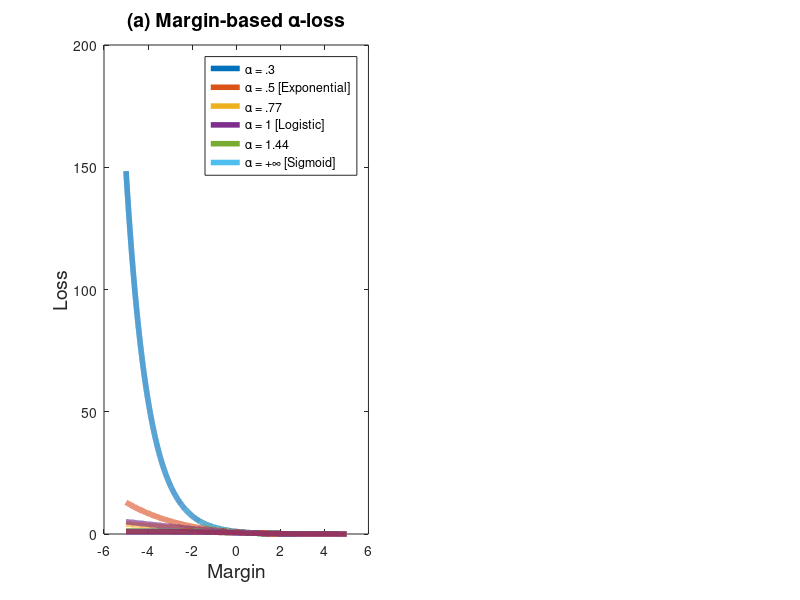

This chart was generated by the following MATLAB code: (Note: this script raises an error after producing the figure.)
a = [.5,.75,1.1,5,200];
l = max(length(a));
M = 10000;
z = linspace(-5,5,M);
f = zeros(l,M);
g = zeros(1,M);
h = zeros(1,M);

for i = 1:1:M
    g(i) = log(1+exp(-z(i)));
end

for i = 1:1:M
    h(i) = 1/(1+exp(z(i)));
end    
    
for i = 1:1:l
    for j = 1:1:M
        %f(i,j) = ((a(i)/(a(i)-1))*(1 - (1./(1+exp(-z(j)/a(i)))).^(1-1/a(i))));
        f(i,j) = ((a(i)/(a(i)-1))*(1 - (1./(1+exp(-z(j)))).^(1-1/a(i))));
        %f(i,j) = (1+exp(z(j)))^(1/a(i))/((1+exp(z(j)))^(1/a(i)) + (1+exp(-z(j)))^(1/a(i)));
        %f(i,j) = log(exp((1-z(j))*a(i)) + 1)/a(i);
        %f(i,j) = (1+(exp(2*a(i)) + exp(a(i)*(1-z(j))))/(exp(2*a(i)) + exp(a(i)*(1+z(j)))))^(-1);
    end
end
figure1=figure('Position', [100, 100, 1200, 350]);

subplot(1,2,1);
plot(z,f(1,:),'LineWidth',4)
hold on
plot(z,f(2,:),'LineWidth',4)
hold on
plot(z,f(3,:),'LineWidth',4)
hold on
plot(z,g,'LineWidth',4)
hold on
plot(z,f(4,:),'LineWidth',4)
hold on
plot(z,f(5,:),'LineWidth',4)
hold on
%plot(z,f(6,:),'LineWidth',4)
%hold on
rad = 14;
rad1 = 17;
plot(z,h,'LineWidth',4)
hold on
title('(a) Margin-based \alpha-loss','FontSize',rad)
xlabel('Margin','FontSize',rad)
ylabel('Loss','FontSize',rad)
lgd = legend('\alpha = .3', '\alpha = .5 [Exponential]','\alpha = .77','\alpha = 1 [Logistic]','\alpha = 1.44','\alpha = +\infty [Sigmoid]','Location','northeast');
lgd.FontSize = rad1;
ylim([0, 5])
set(gca,'fontsize',20)

%%%%%%%%%%%%%%%%%

%a = [0.4,0.5,0.65,2];
l = max(length(a));
M = 10000;

x = linspace(0,1,M);

n = max(size(a));
fo = zeros(M,n);
go = zeros(M,1);
ho = zeros(M,1);

for j = 1:1:n
    for i = 1:1:M
        fo(i,j) =(a(j)/(a(j)-1))*(1 - ((x(i).^(a(j)/(a(j)-1) + a(j)))/(x(i).^(a(j)) + (1-x(i)).^(a(j)))).^(1-(1/a(j))) - (((1-x(i)).^(a(j)/(a(j)-1) + a(j)))/(x(i).^(a(j)) + (1-x(i)).^(a(j)))).^(1-(1/a(j))));
    end
end

for i = 1:1:M
    go(i) = -x(i)*log(x(i)) - (1-x(i))*log(1-x(i));
end

for i = 1:1:M
    if x(i) >= 1-x(i)
        ho(i) = 1 - x(i);
    else
        ho(i) = x(i);
    end
end
subplot(1,2,2);
for j = 1:1:n
if j == 4
    plot(x,go,'LineWidth',4)
    hold on
    plot(x,fo(:,j),'LineWidth',4)
    hold on
else
    plot(x,fo(:,j),'LineWidth',4)
    hold on
end
end
plot(x,ho,'LineWidth',4)
rad = 14;
rad1 = 16;

title('(b) Minimum Conditional Risk','FontSize',rad)
%lgd = legend({'\alpha = .4','\alpha=.5 [Exponential Loss]','\alpha = .65','\alpha = 1 [Logistic Loss]','\alpha = 2','\alpha = \infty [Sigmoid Loss]'},'FontSize',10,'Location','south');
%lgd.FontSize = rad1;
xlabel('\eta','FontSize',rad)
ylabel('C_{\alpha}(\eta,f^{*}) [Log-Scale]','FontSize',rad)
ylim([0, 1.75])
set(gca,'fontsize',20)
